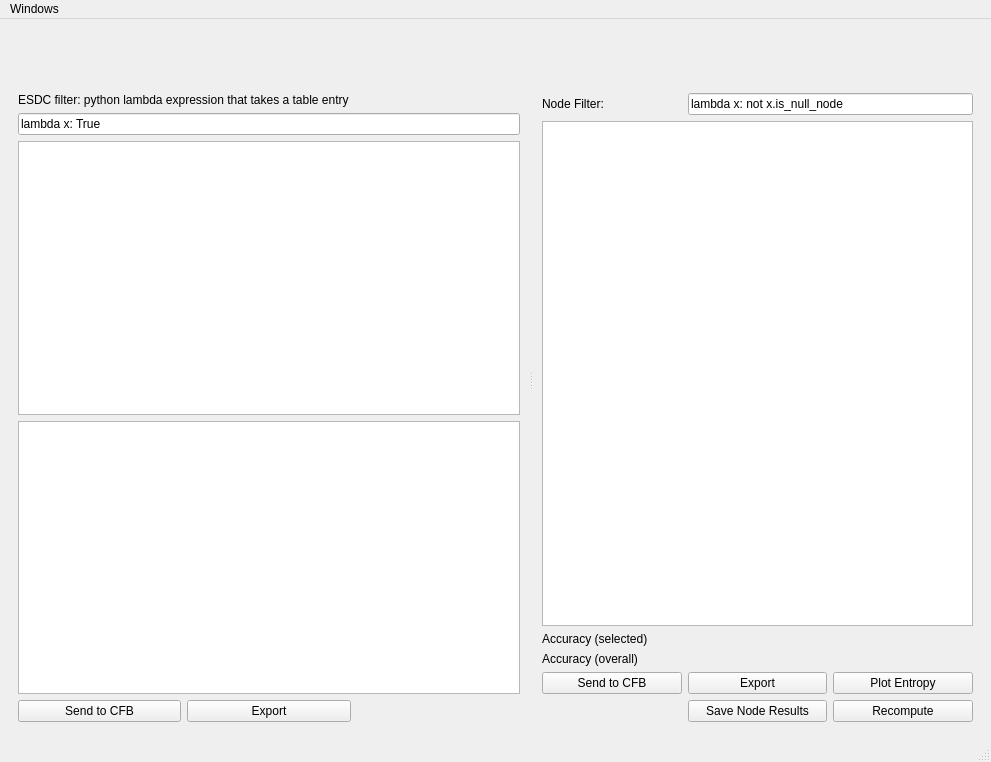
<?xml version="1.0" encoding="UTF-8"?>
<ui version="4.0">
 <class>MainWindow</class>
 <widget class="QMainWindow" name="MainWindow">
  <property name="geometry">
   <rect>
    <x>0</x>
    <y>0</y>
    <width>991</width>
    <height>762</height>
   </rect>
  </property>
  <property name="windowTitle">
   <string>MainWindow</string>
  </property>
  <widget class="QWidget" name="centralwidget">
   <layout class="QGridLayout" name="gridLayout">
    <item row="0" column="0">
     <widget class="QSplitter" name="splitter">
      <property name="orientation">
       <enum>Qt::Horizontal</enum>
      </property>
      <widget class="QFrame" name="frame_2">
       <property name="frameShape">
        <enum>QFrame::NoFrame</enum>
       </property>
       <property name="frameShadow">
        <enum>QFrame::Raised</enum>
       </property>
       <layout class="QGridLayout" name="gridLayout_3">
        <item row="3" column="0" colspan="3">
         <widget class="QTableView" name="resultsTable">
          <property name="selectionBehavior">
           <enum>QAbstractItemView::SelectRows</enum>
          </property>
          <property name="sortingEnabled">
           <bool>true</bool>
          </property>
         </widget>
        </item>
        <item row="2" column="0" colspan="3">
         <widget class="QLineEdit" name="esdcFilter">
          <property name="text">
           <string>lambda x: True</string>
          </property>
         </widget>
        </item>
        <item row="1" column="0" colspan="3">
         <widget class="QLabel" name="label">
          <property name="text">
           <string>ESDC filter: python lambda expression that takes a table entry</string>
          </property>
         </widget>
        </item>
        <item row="4" column="0" colspan="3">
         <widget class="QTableView" name="resultListTable">
          <property name="selectionBehavior">
           <enum>QAbstractItemView::SelectRows</enum>
          </property>
          <property name="sortingEnabled">
           <bool>true</bool>
          </property>
         </widget>
        </item>
        <item row="5" column="0">
         <widget class="QPushButton" name="sendToCfbButton">
          <property name="text">
           <string>Send to CFB</string>
          </property>
         </widget>
        </item>
        <item row="5" column="1">
         <widget class="QPushButton" name="exportResultsButton">
          <property name="text">
           <string>Export</string>
          </property>
         </widget>
        </item>
        <item row="0" column="0" colspan="3">
         <widget class="QLabel" name="entireEsdcText">
          <property name="minimumSize">
           <size>
            <width>0</width>
            <height>50</height>
           </size>
          </property>
          <property name="text">
           <string/>
          </property>
          <property name="wordWrap">
           <bool>true</bool>
          </property>
          <property name="textInteractionFlags">
           <set>Qt::LinksAccessibleByMouse|Qt::TextSelectableByKeyboard|Qt::TextSelectableByMouse</set>
          </property>
         </widget>
        </item>
       </layout>
      </widget>
      <widget class="QFrame" name="frame">
       <property name="frameShape">
        <enum>QFrame::NoFrame</enum>
       </property>
       <property name="frameShadow">
        <enum>QFrame::Raised</enum>
       </property>
       <layout class="QGridLayout" name="gridLayout_2">
        <item row="2" column="0" colspan="3">
         <widget class="QTableView" name="nodeResultsTable">
          <property name="selectionBehavior">
           <enum>QAbstractItemView::SelectRows</enum>
          </property>
          <property name="sortingEnabled">
           <bool>true</bool>
          </property>
         </widget>
        </item>
        <item row="3" column="0" colspan="2">
         <widget class="QLabel" name="label_2">
          <property name="text">
           <string>Accuracy (selected)</string>
          </property>
         </widget>
        </item>
        <item row="3" column="2">
         <widget class="QLabel" name="selectedNodeAccuracyLabel">
          <property name="text">
           <string/>
          </property>
         </widget>
        </item>
        <item row="4" column="0" colspan="2">
         <widget class="QLabel" name="label_3">
          <property name="text">
           <string>Accuracy (overall)</string>
          </property>
         </widget>
        </item>
        <item row="4" column="2">
         <widget class="QLabel" name="overallNodeAccuracyLabel">
          <property name="text">
           <string/>
          </property>
         </widget>
        </item>
        <item row="1" column="1" colspan="2">
         <widget class="QLineEdit" name="nodeFilter">
          <property name="text">
           <string>lambda x: not x.is_null_node</string>
          </property>
         </widget>
        </item>
        <item row="1" column="0">
         <widget class="QLabel" name="label_4">
          <property name="text">
           <string>Node Filter:</string>
          </property>
         </widget>
        </item>
        <item row="0" column="0" colspan="3">
         <widget class="QLabel" name="entireEsdcTextNode">
          <property name="minimumSize">
           <size>
            <width>0</width>
            <height>50</height>
           </size>
          </property>
          <property name="text">
           <string/>
          </property>
          <property name="wordWrap">
           <bool>true</bool>
          </property>
          <property name="textInteractionFlags">
           <set>Qt::LinksAccessibleByMouse|Qt::TextSelectableByKeyboard|Qt::TextSelectableByMouse</set>
          </property>
         </widget>
        </item>
        <item row="5" column="0">
         <widget class="QPushButton" name="sendToCfbNodeButton">
          <property name="text">
           <string>Send to CFB</string>
          </property>
         </widget>
        </item>
        <item row="5" column="1">
         <widget class="QPushButton" name="exportNodeResultsButton">
          <property name="text">
           <string>Export</string>
          </property>
         </widget>
        </item>
        <item row="5" column="2">
         <widget class="QPushButton" name="plotEntropyButton">
          <property name="text">
           <string>Plot Entropy</string>
          </property>
         </widget>
        </item>
        <item row="6" column="2">
         <widget class="QPushButton" name="recomputeEntropyButton">
          <property name="text">
           <string>Recompute</string>
          </property>
         </widget>
        </item>
        <item row="6" column="1">
         <widget class="QPushButton" name="saveNodeResultsButton">
          <property name="text">
           <string>Save Node Results</string>
          </property>
         </widget>
        </item>
       </layout>
      </widget>
     </widget>
    </item>
   </layout>
  </widget>
  <widget class="QMenuBar" name="menubar">
   <property name="geometry">
    <rect>
     <x>0</x>
     <y>0</y>
     <width>991</width>
     <height>27</height>
    </rect>
   </property>
   <widget class="QMenu" name="windowsMenu">
    <property name="title">
     <string>Windows</string>
    </property>
   </widget>
   <addaction name="windowsMenu"/>
  </widget>
  <widget class="QStatusBar" name="statusbar"/>
 </widget>
 <resources/>
 <connections/>
</ui>
